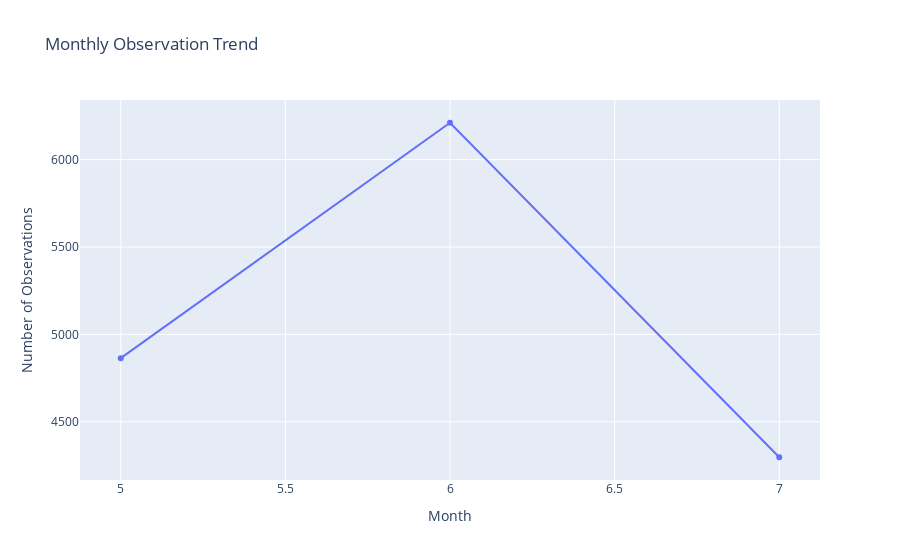

Here is the notebook cell this chart was saved with:
### Code cell
monthly_data = bird_df.groupby('month').size().reset_index(name='Observations')

fig = px.line(monthly_data, x='month', y='Observations',
              markers=True, title='Monthly Observation Trend')

fig.update_layout(xaxis_title='Month', yaxis_title='Number of Observations')
fig.show()

### Figure 1 — Plotly figure (JSON) as saved in the notebook; plotly's stock layout.template omitted (floating-point values rounded to 4 significant figures)
{"data": [{"hovertemplate": "month=%{x}<br>Observations=%{y}<extra></extra>", "legendgroup": "", "line": {"color": "#636efa", "dash": "solid"}, "marker": {"symbol": "circle"}, "mode": "lines+markers", "name": "", "orientation": "v", "showlegend": false, "type": "scatter", "x": [5, 6, 7], "xaxis": "x", "y": [4864, 6211, 4297], "yaxis": "y"}], "layout": {"autosize": true, "legend": {"tracegroupgap": 0}, "title": {"text": "Monthly Observation Trend"}, "xaxis": {"anchor": "y", "autorange": true, "domain": [0, 1], "range": [4.879, 7.121], "title": {"text": "Month"}, "type": "linear"}, "yaxis": {"anchor": "x", "autorange": true, "domain": [0, 1], "range": [4139.0, 6369.0], "title": {"text": "Number of Observations"}, "type": "linear"}}}
